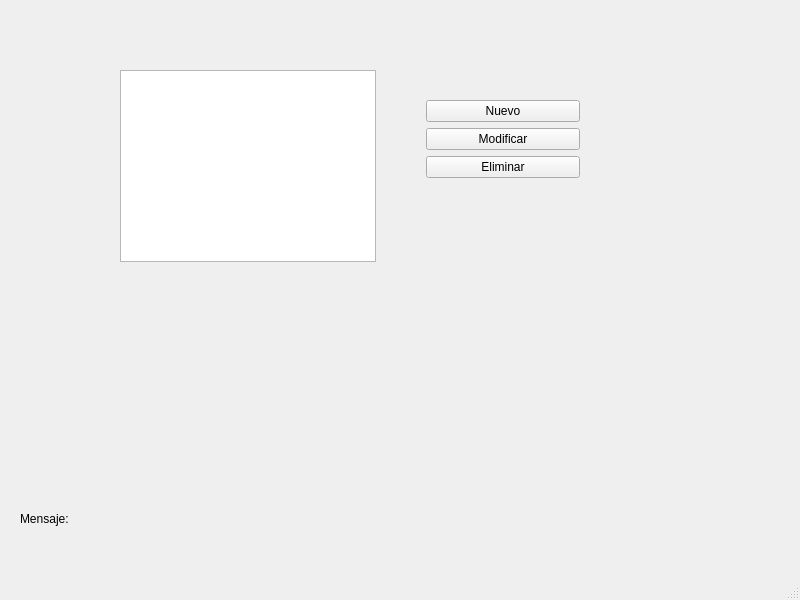
<?xml version="1.0" encoding="UTF-8"?>
<ui version="4.0">
 <class>Localidad</class>
 <widget class="QMainWindow" name="Localidad">
  <property name="geometry">
   <rect>
    <x>0</x>
    <y>0</y>
    <width>800</width>
    <height>600</height>
   </rect>
  </property>
  <property name="windowTitle">
   <string>Localidad</string>
  </property>
  <widget class="QWidget" name="centralwidget">
   <widget class="QLabel" name="lblMensaje">
    <property name="geometry">
     <rect>
      <x>20</x>
      <y>510</y>
      <width>72</width>
      <height>18</height>
     </rect>
    </property>
    <property name="text">
     <string>Mensaje:</string>
    </property>
   </widget>
   <widget class="QTreeView" name="treeView">
    <property name="geometry">
     <rect>
      <x>120</x>
      <y>70</y>
      <width>256</width>
      <height>192</height>
     </rect>
    </property>
   </widget>
   <widget class="QWidget" name="formLayoutWidget">
    <property name="geometry">
     <rect>
      <x>420</x>
      <y>100</y>
      <width>160</width>
      <height>101</height>
     </rect>
    </property>
    <layout class="QFormLayout" name="formLayout">
     <item row="0" column="1">
      <widget class="QPushButton" name="pushNuevo">
       <property name="text">
        <string>Nuevo</string>
       </property>
      </widget>
     </item>
     <item row="1" column="1">
      <widget class="QPushButton" name="pushModificar">
       <property name="text">
        <string>Modificar</string>
       </property>
      </widget>
     </item>
     <item row="2" column="1">
      <widget class="QPushButton" name="pushEliminar">
       <property name="text">
        <string>Eliminar</string>
       </property>
      </widget>
     </item>
    </layout>
   </widget>
  </widget>
  <widget class="QMenuBar" name="menubar">
   <property name="geometry">
    <rect>
     <x>0</x>
     <y>0</y>
     <width>800</width>
     <height>23</height>
    </rect>
   </property>
  </widget>
  <widget class="QStatusBar" name="statusbar"/>
 </widget>
 <resources/>
 <connections/>
</ui>
